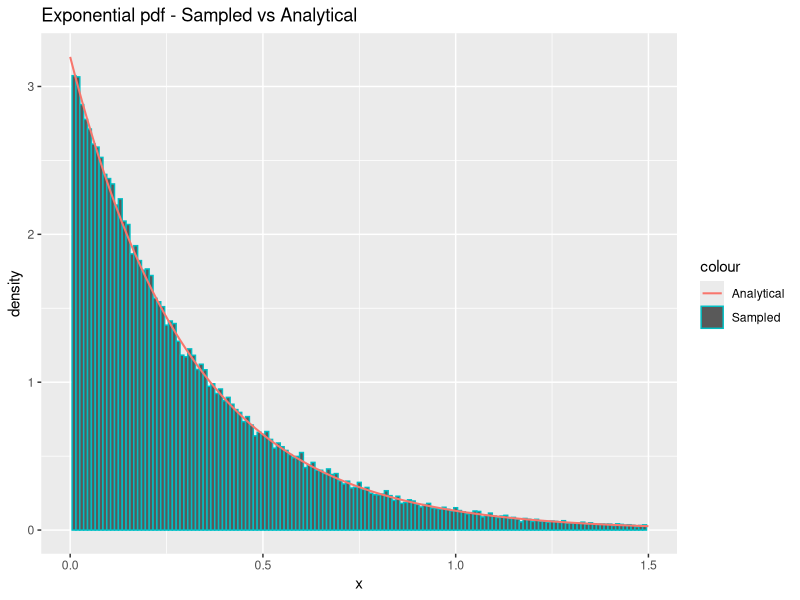
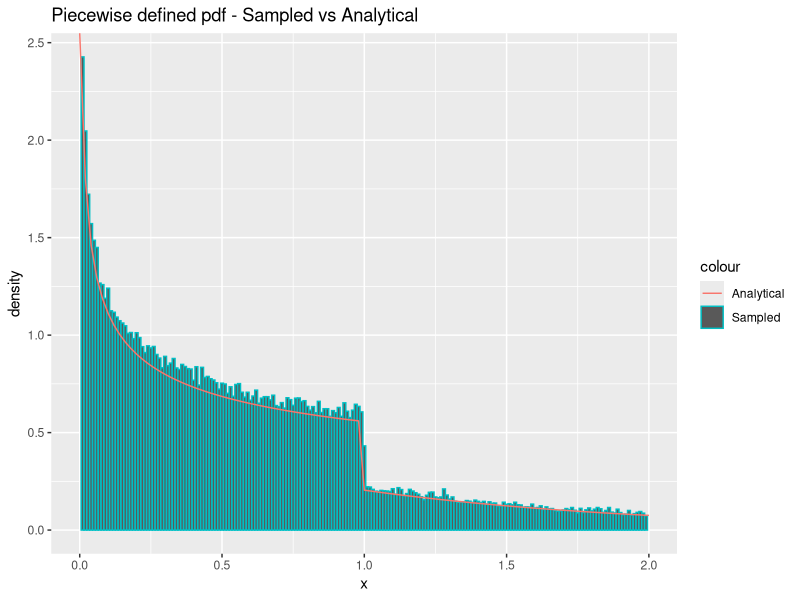
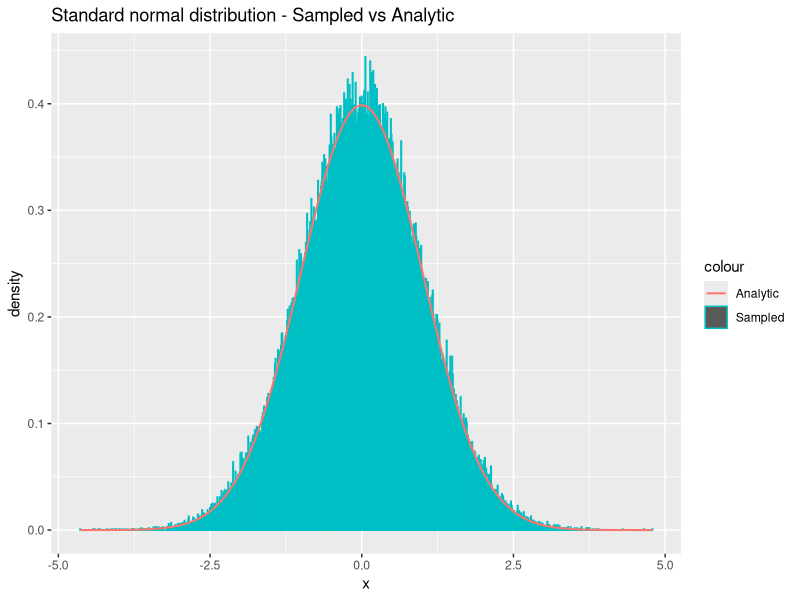
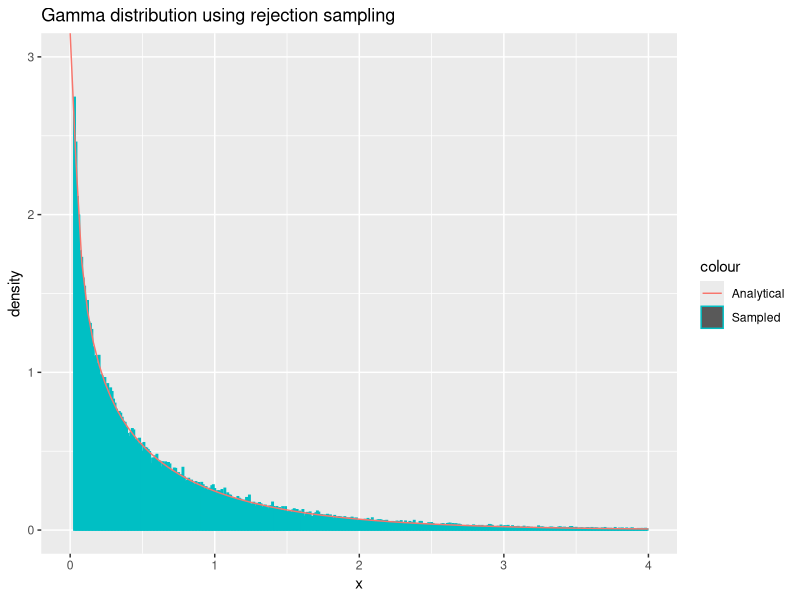
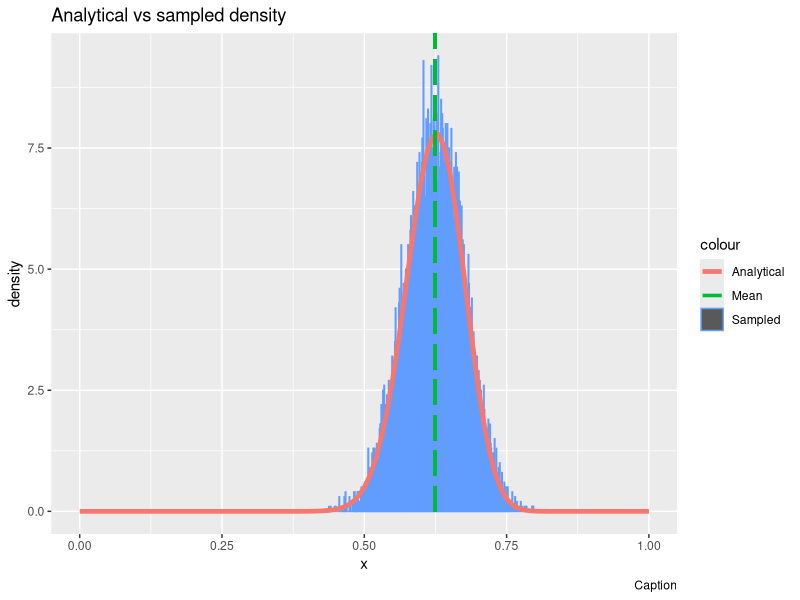

Recreate these plots in R, in order.
## ---- chunk 1
  sample_exponential = function(n, lambda) {
    uniforms = runif(n)
    return(exponentials = -1/lambda * log(uniforms))
  }
## ---- chunk 2
  n = 100000
  lambda = 3.2
  
  x = sample_exponential(n, lambda)
  cat('Theoretical mean:', 1/lambda, '\n')
  cat('Sample mean:', mean(x), '\n----\n')
  cat('Theoretical variance:', 1/lambda^2, '\n')
  cat('Sample variance:', var(x), '\n')
## ---- chunk 3
  library(ggplot2)
  df = data.frame(theo=seq(0,max(x),length.out=n), x=x)
  ggplot(df, aes(x=x)) +
    geom_histogram(aes(y = ..density.., color = "Sampled"), binwidth=0.01) +
    stat_function(fun=dexp,geom = "line",size=0.7,args=(mean=lambda),aes(color="Analytical")) +
    ggtitle("Exponential pdf - Sampled vs Analytical") +
    labs(x='x', y='density') +
    xlim(0, 1.5)
## ---- chunk 4
  density_g = function(x, alpha) {
    c = alpha*exp(1)/(alpha + exp(1))
    density = vector(length = length(x))
    density[x < 1.] = c*x[x<1.]^(alpha-1)
    density[x >= 1.] = c*exp(-x[x>=1.])
    return(as.double(density))
  }


  sample_g = function(n, alpha) {
    c = (alpha * exp(1)) / (alpha + exp(1))
    u = runif(n)
    samples = vector(length=length(u))
    samples[u < c/alpha] = (alpha/c*u[u < c/alpha])^(1/alpha)
    samples[u >= c/alpha] = log(c / (1 - u[u >= c/alpha]))
    return(samples)
  }
## ---- chunk 5
  n=100000
  alpha = 0.7
  x = sample_g(n, alpha)
  cat("Empirical mean:", mean(x), "\n")
  c = (alpha * exp(1)) / (alpha + exp(1))
  cat("Theoretical mean:", c/(alpha+1) + 2 * c / exp(1), "\n")
  cat("----\n")
  cat("Empirical variance:", var(x), "\n")
  cat("Theoretical variance:", c/(alpha+2) + 5*c/exp(1) - (c/(alpha+1) + 2*c/exp(1))^2)
## ---- chunk 6
  library(ggplot2)
  df <- data.frame(theo=seq(0,max(x),length.out=n), x=x)
  ggplot(df, aes(x = x)) +
    geom_histogram(aes(y = ..density.., color = "Sampled"), binwidth=0.01) +
    stat_function(fun=density_g,geom = "line",size=0.5,args=(mean=alpha),aes(color="Analytical")) + 
    xlim(0, 2) + 
    ggtitle("Piecewise defined pdf - Sampled vs Analytical") + labs(x='x', y='density')
## ---- chunk 7
  # TODO: only works with even n
  sample_standard_normal = function(n) {
    x_1 = runif(n/2, 0, 2*pi)
    x_2 = sample_exponential(n/2, lambda=1/2)
    y_1 = sqrt(x_2) * cos(x_1)
    y_2 = sqrt(x_2) * sin(x_1)
    return(c(y_1, y_2))
  }
## ---- chunk 8
  n = 100000
  y = sample_standard_normal(n)
  
  cat("Empirical mean:", mean(y), "\n")
  cat("Theoretical mean:", 0, '\n')
  cat("----\n")
  cat("Empirical variance:", var(y), "\n")
  cat("Theoretical variance:", 1, "\n")

## ---- chunk 9
  library(ggplot2)
  df = data.frame(theo=seq(0,max(x),length.out=n), x=y)
  ggplot(df, aes(x=y)) +
    geom_histogram(aes(y = ..density.., color = "Sampled"), binwidth=0.01) +
    stat_function(fun=dnorm,geom = "line",size=0.7,args=list(0,1),aes(color="Analytic")) +
    ggtitle("Standard normal distribution - Sampled vs Analytic") +
    labs(x='x', y='density')
## ---- chunk 10
sample_normal_d = function(d, mu, sigma) {
  x = sample_standard_normal(d)
  y <- mu + t(chol(sigma))%*%x
  return(y)
}
## ---- chunk 11

d = 2
n = 100000
mu = c(1.5, 3)
sigma = matrix(c(5,7,7,10),ncol=d,nrow=d)
samples = matrix(NA, ncol=d, nrow=n)
for (i in 1:n){
  samples[i,] = sample_normal_d(d,mu,sigma) # Draw n samples
}

average = apply(samples, 2, mean)
print("Mean vector:")
print.data.frame(data.frame(average))
covmat = cov(samples)
print("Covariance matrix:")
print.data.frame(data.frame(covmat))
## ---- chunk 12
  density_f = function(x, alpha) {
    return(dgamma(x, alpha, rate=1))
  }
  
  sample_f = function(n, alpha) {
    c = (1/alpha + exp(-1)) / gamma(alpha)
    samples = vector()
    repeat {
      num_missing_samples = n - length(samples)
      
      x = sample_g(as.integer(num_missing_samples*c), alpha)
      
      acceptance_probs = density_f(x, alpha) / (c * density_g(x, alpha))
      u = runif(as.integer(num_missing_samples*c))
      samples = c(samples, x[u <= acceptance_probs])
      if(length(samples) >= n) {
        break
      }
    }
    # Do not return excess samples:
    return(samples[0:n])
  }
## ---- chunk 13
  n = 100000
  alpha = 0.6
  x = sample_f(n, alpha)
  cat("Theoretical mean:", alpha, "\n")
  cat("Sample mean:", mean(x), "\n")
  cat("----", "\n")
  
  cat("Theoretical variance:", alpha, "\n")
  cat("Sample variance:", var(x), "\n")
## ---- chunk 14
  n = 100000
  alpha = 0.6
  x = sample_f(n, alpha)
  df = data.frame(x)
  ggplot(df, aes(x = x)) +
    geom_histogram(aes(y = ..density.., color = "Sampled"), binwidth=0.01) +
    stat_function(fun=dgamma,geom = "line",size=0.5,args=(alpha=alpha),aes(color="Analytical")) +
    xlim(0, 4) + ylim(0, 3) + 
    ggtitle("Gamma distribution using rejection sampling") + labs(x='x', y='density')
## ---- chunk 15

#Estimate probability
n = 100000
x = sample_standard_normal(n)

hit_counter = 0
for (num in x) {
  if (num > 4) {
    hit_counter = hit_counter + 1
    
  }
}
est = hit_counter/length(x)
cat(est*100, " percent.")

#Calculate variance
confidence_interval = est + c(-1, 1)*qnorm(.975)*sqrt(var(x)/n)

cat("Confidence:", confidence_interval*100, "percent.")

## ---- chunk 16

#Function to be sampled from
dna_function = function(x) {
    return((2 + x)^125 * (1 - x)^38 * x^34)
}

#Find highest value of dna_function to set as max c
target_c = optimize(dna_function, c(0, 1), maximum = TRUE)

#Find normalizing constant
n_c = integrate(dna_function, 0, 1)$val

generate_samples = function(n) {
    samples = rep(NA, n)
    run_cnt = 0
    for (i in 1:n) {
        done = 0
        while (done == 0) {
            x_sample = runif(1)  # Proposal sample
            a = dna_function(x_sample)/target_c$objective #Acceptance probability
            u = runif(1) #Used to determine acceptance
            # Accept if u<a(alpha)
            if (u <= a) {
                samples[i] = x_sample
                done = 1
            }
            run_cnt = run_cnt + 1
        }
    }
    return(list(samples = samples, iterations = run_cnt))
}


## ---- chunk 17

n = 10000

# Function used to find actual mean
g = function(x) {
  return(x*dna_function(x)*x)
}

dna_func_density = function(x) {
  return(dna_function(x)/n_c)
}


y = generate_samples(n) #Generate samples from the distribution

est_mean = sum(y$samples)/n

cat("Estimated mean: ", sum(y$samples)/n)


cat("Theoretical mean: ", integrate(g, 0, 1)$val/n_c)

#Generate histogram

df = data.frame(theo = seq(0, 1, length.out = n), value = y$samples)

#TODO: Add caption
ggplot(df, aes(x = value)) + geom_histogram(aes(y = ..density.., colour = "Sampled"), 
    binwidth = 0.001) + stat_function(fun = dna_func_density, geom = "line", 
    size = 1.6, aes(colour = "Analytical")) + ggtitle("Analytical vs sampled density") + 
    xlim(0, 1) + geom_segment(x = sum(y$samples)/n, xend = sum(y$samples)/n, 
    y = 0, yend = 100, aes(colour = "Mean"), size = 1.2, linetype = "longdash") + 
    labs(x = "x", y = "density", caption = paste("Caption"))

## ---- chunk 18
cat("Average random numbers per sample: ",y$iterations/n)
cat("Theoretical expected numbers per sample: ", target_c$objective/n_c)
